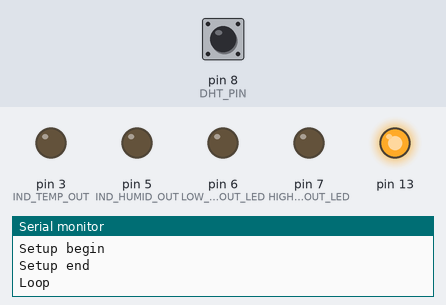
Recording of a sketch running on a simulated Arduino Uno, built with avr-gcc and run on an emulated ATmega328P. Shown: output pins drawn as LEDs (lit = HIGH), the last lines printed to the serial monitor. Inputs (shaded band) come from the test bench; at power-on: pin 8 (DHT_PIN) HIGH.

Above: at 13.9 s.
At 20.65 s:
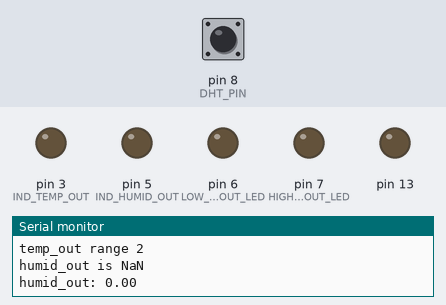
Timing chart, 0 to 21.7 s (numbered marks = the images above):
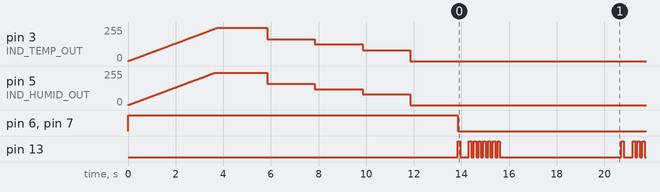

The sketch:

meteo_out2.ino
```cpp
// Uncomment define DEBUG line to build with debug logs (on serial)
// This line MUST be before meteo_common.h include to make any effect
#define DEBUG

#include <DHT.h>  // Temp and humidity
#include <meteo_common.h> // Common function for meteo


/*
Used Arduino ports:

| Port |       Purpose     | Desc.                         |
+------+-------------------+-------------------------------+
|   3  |      temp out IND | PWM - temp out indicator      |
|   5  |     humid out IND | PWM - humid out indicator     |
|   6  |  low temp out LED |                               |
|   7  | high temp out LED |                               |
|   8  |            DHT22  | Temp & Humid sensor           |
+------+-------------------+-------------------------------+
| *GND |           5 x GND | 2xLED, 2xIND, DHT22.          |
+------+-------------------+-------------------------------+
| *+5V |  1 x power supply | DHT22.                        |
+------+-------------------+-------------------------------+
 (*) Ground and +5V can be taken directly from power supply
*/


// LEDs
#define LOW_TEMP_OUT_LED   6
#define HIGH_TEMP_OUT_LED  7


// INDICATORS (need PWM)
#define IND_TEMP_OUT   3
#define IND_HUMID_OUT  5


// Temp + Humidity
#define DHT_PIN  8
#define DHT_TYPE DHT22
DHT dht(DHT_PIN, DHT_TYPE);


// Calibration of indicators - values on which the pointer reach maximum on scale.
// Notice: zero value should be (manually) calibrated to point 0 on scale.
const int calib_max_temp  = 248;
const int calib_max_humid = 241;

void setup ()
{
    #ifdef DEBUG
    // Open serial port for debug
    Serial.begin(9600);
    LOGLN("Setup begin");
    #endif

    // LEDs
    pinMode(DEBUG_LED,         OUTPUT);
    pinMode(LOW_TEMP_OUT_LED,  OUTPUT);
    pinMode(HIGH_TEMP_OUT_LED, OUTPUT);

    // Indicators
    pinMode(IND_TEMP_OUT,  OUTPUT);
    pinMode(IND_HUMID_OUT, OUTPUT);

    //diagnostic setup
    digitalWrite(LOW_TEMP_OUT_LED,  HIGH);
    digitalWrite(HIGH_TEMP_OUT_LED, HIGH);
    int tab[]       = {IND_TEMP_OUT, IND_HUMID_OUT, -1};
    int tab_calib[] = {calib_max_temp, calib_max_humid, -1};
    diagnostic_setup(tab, tab_calib);
    digitalWrite(LOW_TEMP_OUT_LED,  LOW);
    digitalWrite(HIGH_TEMP_OUT_LED, LOW);

    // initalize temperature and humidity sensor
    dht.begin();

    // turn off debug LED
    digitalWrite(DEBUG_LED, LOW);

    LOGLN("Setup end");
}


void loop ()
{
    LOGLN("Loop");
    error_blink(1);

    float temp_out  = dht.readTemperature();
    float humid_out = dht.readHumidity();
    long val;

    // ##### Temperature #####
    // Check value
    if (isnan(temp_out)) {
        // blink LED on error
        LOGLN("temp_out is NaN");
        error_blink(3);
        temp_out = 0.0;
    }

    // Check if temp value is in range, and fix it if needed
    if (temp_out < temp_out_min)
        temp_out = temp_out_min;
    else if (temp_out > temp_out_max)
        temp_out = temp_out_max;

    // Check proper range of indicator, map the value, and set value on indicator
    // temp out
    LOG("temp_out: "); LOGLN(temp_out);
    if (temp_out < temp_out_1) {
        LOGLN("temp_out range 1");
        digitalWrite(LOW_TEMP_OUT_LED, HIGH);
        digitalWrite(HIGH_TEMP_OUT_LED, LOW);
        val = ind_map10_cal(temp_out, temp_out_min, temp_out_1, calib_max_temp);
    }
    else if (temp_out < temp_out_2){
        LOGLN("temp_out range 2");
        digitalWrite(LOW_TEMP_OUT_LED, LOW);
        digitalWrite(HIGH_TEMP_OUT_LED, LOW);
        val = ind_map10_cal(temp_out, temp_out_1, temp_out_2, calib_max_temp);
    }
    else { // temp_out >= temp_out_2
        LOGLN("temp_out range 3");
        digitalWrite(LOW_TEMP_OUT_LED, LOW);
        digitalWrite(HIGH_TEMP_OUT_LED, HIGH);
        val = ind_map10_cal(temp_out, temp_out_2, temp_out_max, calib_max_temp);
    }
    analogWrite(IND_TEMP_OUT, val);


    // ##### Humidity #####
    // Check value
    if(isnan(humid_out)) {
        // blink LED on error
        LOGLN("humid_out is NaN");
        error_blink(4);
        humid_out = humid_min;
    }
    // Humidity is always in range
    // Map the value, and set value on indicator
    LOG("humid_out: "); LOGLN(humid_out);
    val = ind_map10_cal(humid_out, humid_min, humid_max, calib_max_humid);
    analogWrite(IND_HUMID_OUT, val);


    delay(delay_time);
}
```

Measured:
- by itself, pin 13: repeats every 6.9 s: LOW 0.37 s, 6 × (HIGH 0.10 s, LOW 0.10 s), HIGH 0.10 s, LOW 5.1 s, HIGH 0.10 s
